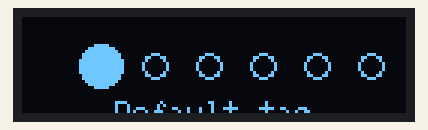
Simulated run of this sketch. Board: Arduino Uno, built with avr-gcc and run on an emulated ATmega328P. Shown: 128×32 one-colour display. What the sketch prints to the serial monitor is not drawn.

Above: at 0.2 s.

The sketch:

graphic_ensemble.ino
```cpp
//EDIT: AGGIUSTARE LA COMPATIBILITA' CON IL CODICE DELL'M1 (aggiustare per matchare parsePage ecc)
#include <SPI.h>
#include <Wire.h>
#include <Adafruit_GFX.h>
#include <Adafruit_SSD1306.h>
//#include <IRremote.h>

// If using software SPI (the default case):
//#define OLED_MOSI  MOSI //10
//#define OLED_CLK   SCK  //9
//#define OLED_DC    D7   //1
//#define OLED_CS    D8   //28
//#define OLED_RESET RST  //13
//Adafruit_SSD1306 display(OLED_MOSI, OLED_CLK, OLED_DC, OLED_RESET, OLED_CS);

#define OLED_RESET 4
Adafruit_SSD1306 display(OLED_RESET);

#define string_default "Default tag"
//#define RECV_PIN 4

//SU 2F0, Destra CD0, GIU AF0, SINISTRA 2D0

//#if (SSD1306_LCDHEIGHT != 64)
//#error("Height incorrect, please fix ");
//#endif

//IRrecv irrecv(RECV_PIN);
//IRsend irsend;
//decode_results results;
bool h_rapp=1;
short PulseSensorPurplePin = 0;        // Pulse Sensor PURPLE WIRE connected to ANALOG PIN 0
short Signal;                // holds the incoming raw data. Signal value can range from 0-1024
short Threshold = 550;            // Determine which Signal to "count as a beat", and which to ingore.
short deanimate = 0, seconds = 0, mode = 0, curs = 0, old_curs = 0, maximum_r = 7, standard_r = 4, flag = 0, scrolly, minY, old_signal=0,page=0;

class CELL
{
  public:
    String tag;
    short x, y, radius;
    bool hovering;
    void activate();
    void deactivate();
    void set_values (short, short, short);
    void set_activity (String);
    void set_hovering (bool);
    void animate();
    void deanimate();
};

void CELL::animate()
{
  if (radius < maximum_r)
    radius++;
}

void CELL::activate()
{ display.fillCircle(x , y , radius, WHITE);
  display.setCursor( 64 - (tag.length() * 3), 28);
  Serial.println(tag);
  display.setTextColor(WHITE, BLACK);
  display.setTextSize(1);
  display.println(tag);
  display.display();
}

void CELL::deactivate()
{
  display.fillCircle(x , y , maximum_r + 1, BLACK);

  if (radius > standard_r)
    radius = radius - 1;
  display.drawCircle(x , y , radius, WHITE);
  display.fillRect( 20, 28, 144, 8, BLACK);
  display.display();
}

void CELL::deanimate()
{
  display.fillCircle(x , y , maximum_r + 1, BLACK);
  if (radius > standard_r)
    radius = radius - 1;
  display.drawCircle(x , y , radius, WHITE);

}

void CELL::set_values (short set_x, short set_y, short set_radius)
{
  x = set_x;
  y = set_y;
  radius = set_radius;
}

void CELL::set_activity (String set_tag)
{
  tag = set_tag;
}

void CELL::set_hovering (bool set_hovering)
{
  hovering = set_hovering;
}

CELL matrix[6];


void initialize_matrix( String str1,String str2,String str3,String str4,String str5,String str6,int page)
{
  matrix[0].set_values (42, 12, standard_r);
  matrix[0].set_activity (str1);
  matrix[0].set_hovering (0);
  Serial.println("1.h");        //numbers are not wrong

  matrix[1].set_values (64, 8, standard_r);
  matrix[1].set_activity (str2);
  matrix[1].set_hovering (0);
  Serial.println("2.h");

  matrix[2].set_values (86, 12, standard_r);
  matrix[2].set_activity (str3);
  matrix[2].set_hovering (0);
  Serial.println("3.h");

  matrix[3].set_values (42, 48, standard_r);
  matrix[3].set_activity (str4);
  matrix[3].set_hovering (0);
  Serial.println("4.h");

  matrix[4].set_values (64, 52, standard_r);
  matrix[4].set_activity (str5);
  matrix[4].set_hovering (0);
  Serial.println("5.h");

  matrix[5].set_values (86, 48, standard_r);
  matrix[5].set_activity (str6);
  matrix[5].set_hovering (0);
  Serial.println("6.h");

  display.fillRect( 120, 54, 8, 10, BLACK);
  display.setCursor( 120, 54);
  //display.println(pageCount[mode]);
}


void initialize_matrix_line( String str1,String str2,String str3,String str4,String str5,String str6)
{
  matrix[0].set_values (26, 16, standard_r);
  matrix[0].set_activity (str1);
  matrix[0].set_hovering (0);
  Serial.println("1.h");        //numbers are not wrong

  matrix[1].set_values (44, 16, standard_r);
  matrix[1].set_activity (str2);
  matrix[1].set_hovering (0);
  Serial.println("2.h");

  matrix[2].set_values (62, 16, standard_r);
  matrix[2].set_activity (str3);
  matrix[2].set_hovering (0);
  Serial.println("3.h");

  matrix[3].set_values (80, 16, standard_r);
  matrix[3].set_activity (str4);
  matrix[3].set_hovering (0);
  Serial.println("4.h");

  matrix[4].set_values (98, 16, standard_r);
  matrix[4].set_activity (str5);
  matrix[4].set_hovering (0);
  Serial.println("5.h");

  matrix[5].set_values (116, 16, standard_r);
  matrix[5].set_activity (str6);
  matrix[5].set_hovering (0);
  Serial.println("6.h");

  display.fillRect( 120, 54, 8, 10, BLACK);
  display.setTextWrap(true);
}


void setup()   {
  Serial.begin(9600);

  // by default, we'll generate the high voltage from the 3.3v line internally! (neat!)
  display.begin(SSD1306_SWITCHCAPVCC, 0x3C);  // initialize with the I2C addr 0x3C (for the 128x32)
  // init done
  // Clear the buffer.
  display.clearDisplay();
  display.display();
  initialize_matrix_line(string_default,string_default,string_default,string_default,string_default,string_default);
  //initialize_matrix(string_default,string_default,string_default,string_default,string_default,string_default,page); //give default values (replecable)
  //  irrecv.enableIRIn(); // Start the receiver
}

void loop() {


  if (mode == 0)
  {
    if (flag == 0)      // if the screen base of object have never been initialized before/ we're coming from another modality
      /********************************************drawing the base of the CELL ensemble***********************/
    { int i;
      for (i = 0; i < 6; i++)
      { matrix[i].deactivate();
        flag = 1;
      }
    }
    /*********************************************************************************************************/

    Serial.println("cicle"); //beginning of cicles

    //   results.value=0;
    /*
      irrecv.decode(&results);
      irrecv.resume();
      Serial.println(results.value, DEC);

      if (results.value==3536)
      {
      mode++;
      results.value=0;
      }
      else if (results.value==3280)
      curs=curs+1;
      else if (results.value==720)
      curs=curs-1;
      else if (results.value==2800)
      curs=curs+3;
      else if (results.value==752)
      curs=curs-3;
    */

    /*****************************checking the legality of curs variable******************************************/
    if (curs == 6)
      curs = 0;
    else if (curs < 0)
      curs = 0;
    else if (curs > 6)
      curs = curs % 6;
    /*************************************************************************************************************/

    Serial.println(curs);
    if (curs != old_curs)
    {
      matrix[curs].activate();
      matrix[old_curs].deactivate();
    }
    else
    {
      matrix[curs].animate();
      matrix[curs].activate();
    }

    old_curs = curs;


    /*******************************Reduction of the CELL objects*************************************************/
    short de;
    for (de = 0; de < 6; de++)
      if (de != curs)
        matrix[de].deanimate();
    /*************************************************************************************************************/


    //   results.value=0;


  }
  /*else if (mode == 1)
  { if (flag=0)
    {
    display.setTextSize(7);
    display.setTextColor(WHITE);
    display.setTextWrap(true);
    scrolly    = display.height();
    minY = - 60 * strlen(string_default);
    flag=1;
    }

    display.clearDisplay();
    display.setCursor(0, scrolly);
    display.print(string_default);
    display.display();

    if(--scrolly < minY)
    scrolly = display.height();


    /*      irrecv.decode(&results);
          irrecv.resume();
          Serial.println(results.value, HEX);
          Serial.println("cicle");

            if (results.value==2672)
            {mode++;
             flag=0;
             results.value=0;
            }
    */
  //}*/
  else if (mode == 2)
  {
  Signal = analogRead(PulseSensorPurplePin);  // Read the PulseSensor's value.
  Serial.println(Signal);                                          // Assign this value to the "Signal" variable.

  if((Signal>300)&&(Signal<600))
  {
  if((Signal>old_signal+7)||(Signal<old_signal-7))
  {Serial.println("if");                    // Send the Signal value to Serial Plotter.
                                              // signal:950=x:64 whole screen
   Signal = ((Signal*32)/950)  ;            //zoomed if betwee(300) and (600)

   if (h_rapp==0)
   {
    display.fillCircle( (display.width()/2)-Signal/2 , (display.height()/2)-10, Signal,WHITE);
    display.fillCircle( (display.width()/2)+Signal/2 , (display.height()/2-10), Signal,WHITE);
    display.fillTriangle( (display.width()/2)-Signal*1.5,(display.height()/2)-10, (display.width()/2)+Signal*1.5 , (display.height()/2)-10, (display.width()/2) ,display.height()/2+Signal*1.5 , WHITE);
    display.fillCircle( (display.width()/2)-Signal/2 , (display.height()/2)-10, Signal-5,BLACK);
    display.fillCircle( (display.width()/2)+Signal/2 , (display.height()/2-10), Signal-5,BLACK);
    display.fillTriangle( ((display.width()/2)-Signal*1.5)-5,(display.height()/2)-10, ((display.width()/2)+Signal*1.5)-5 , (display.height()/2)-10, (display.width()/2) ,(display.height()/2+Signal*1.5)-5 , BLACK);
    display.display();
    display.clearDisplay();
   }
   else
   {
    display.drawLine(scrolly-1, old_signal, scrolly, Signal, WHITE);
    display.display();

   scrolly++;

    if (scrolly>128)
    {  scrolly=0;
      display.clearDisplay();
    }

   }


    if(Signal > Threshold)
    {
    }
    else {   }
      delay(10);
      }

    old_signal=Signal;
   }
  }
  else if (mode==3) //profile mode (inner profile)
    {
     //initialize matrix for profiles mode take strings from
    initialize_matrix_line(string_default,string_default,string_default,string_default,string_default,string_default);

    }
}
```
